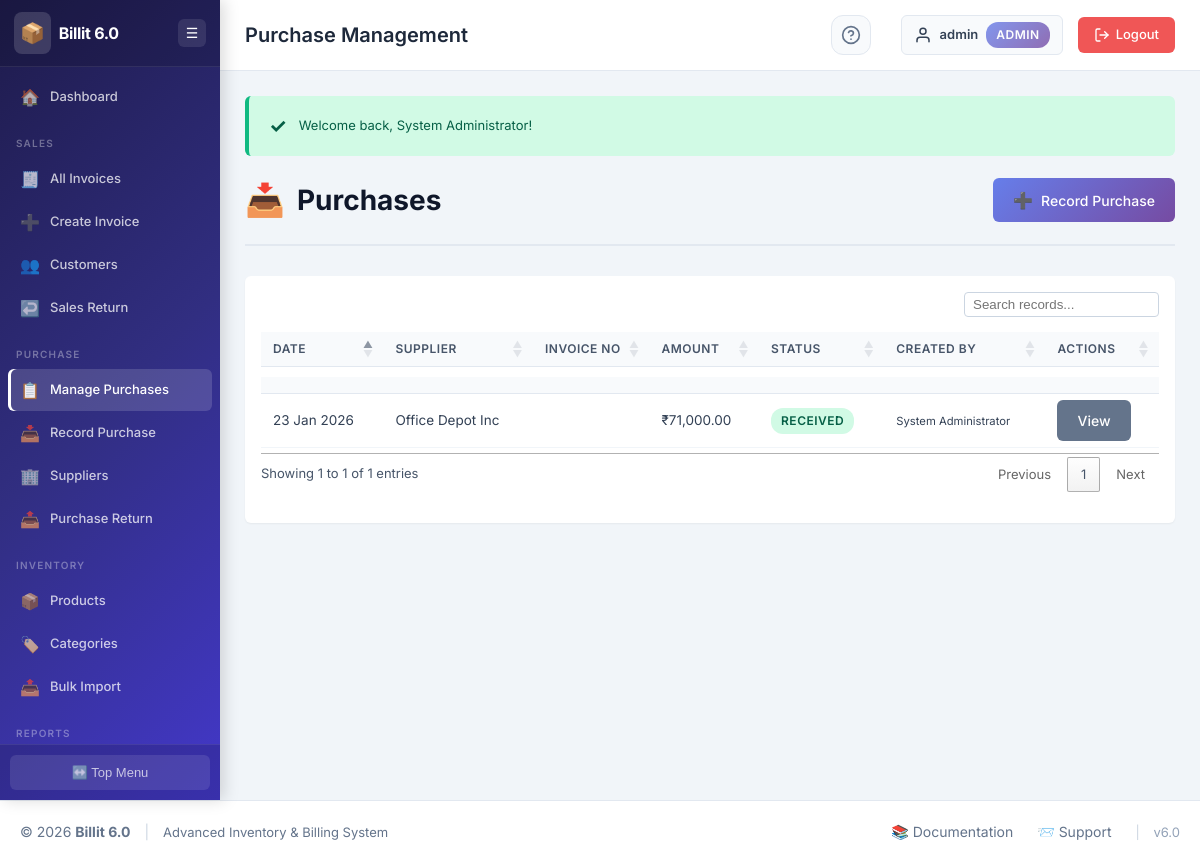
Before: /purchases/index.php (signed in) with the older database file.
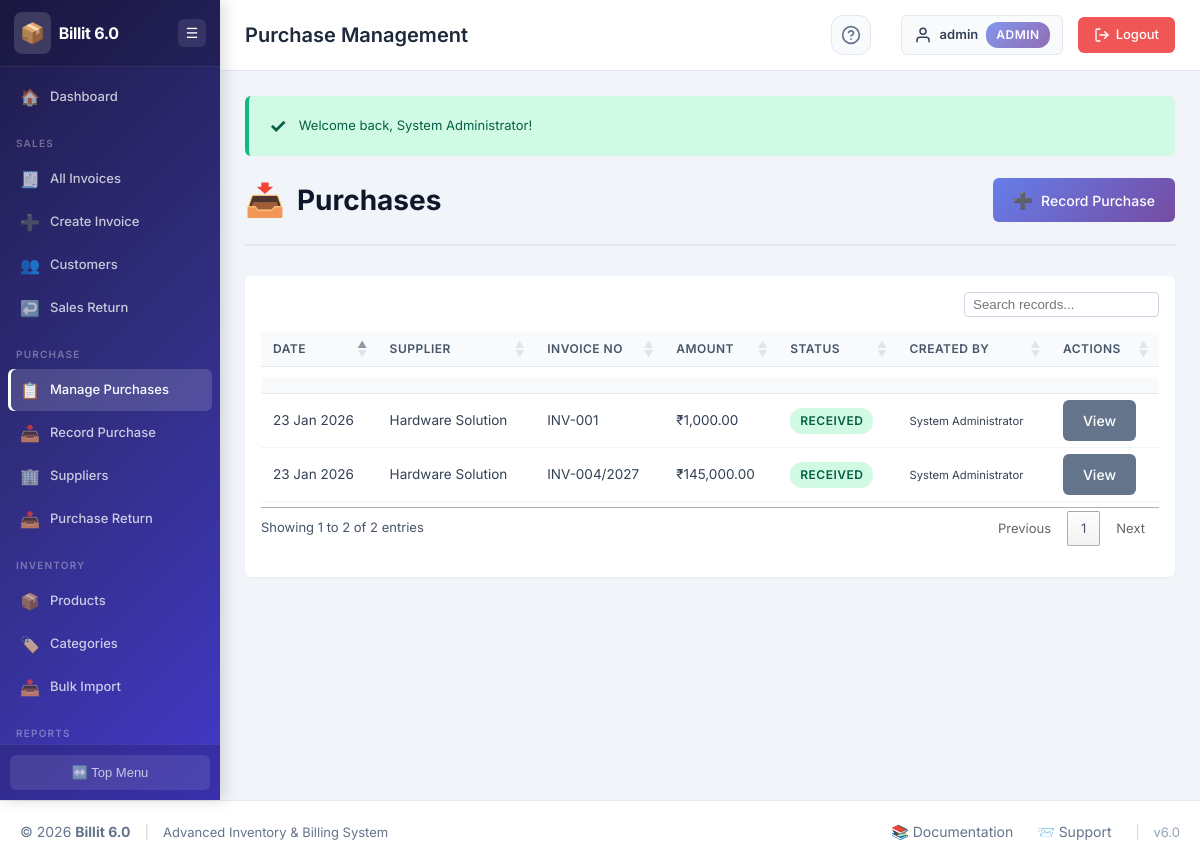
After: the same page with the newer database file.
### tables this page shows
CREATE TABLE `purchases` (
  `purchase_id` int(11) NOT NULL,
  `supplier_id` int(11) NOT NULL,
  `supplier_invoice_no` varchar(50) DEFAULT NULL,
  `purchase_date` date NOT NULL,
  `total_amount` decimal(10,2) NOT NULL DEFAULT 0.00,
  `paid_amount` decimal(10,2) DEFAULT 0.00,
  `payment_status` enum('paid','partial','unpaid') DEFAULT 'unpaid',
  `status` enum('received','pending','cancelled') DEFAULT 'received',
  `notes` text DEFAULT NULL,
  `created_at` timestamp NOT NULL DEFAULT current_timestamp(),
  `created_by` int(11) DEFAULT NULL
);

CREATE TABLE `suppliers` (
  `supplier_id` int(11) NOT NULL,
  `supplier_name` varchar(100) NOT NULL,
  `contact_person` varchar(100) DEFAULT NULL,
  `email` varchar(100) DEFAULT NULL,
  `phone` varchar(20) DEFAULT NULL,
  `address` text DEFAULT NULL,
  `city` varchar(50) DEFAULT NULL,
  `country` varchar(50) DEFAULT NULL,
  `status` enum('active','inactive') NOT NULL DEFAULT 'active',
  `created_at` timestamp NOT NULL DEFAULT current_timestamp(),
  `updated_at` timestamp NOT NULL DEFAULT current_timestamp() ON UPDATE current_timestamp()
);

CREATE TABLE `users` (
  `user_id` int(11) NOT NULL,
  `username` varchar(50) NOT NULL,
  `password` varchar(255) NOT NULL,
  `full_name` varchar(100) NOT NULL,
  `email` varchar(100) NOT NULL,
  `role` enum('admin','manager','staff') NOT NULL DEFAULT 'staff',
  `status` enum('active','inactive') NOT NULL DEFAULT 'active',
  `created_at` timestamp NOT NULL DEFAULT current_timestamp(),
  `updated_at` timestamp NOT NULL DEFAULT current_timestamp() ON UPDATE current_timestamp()
);

### purchases/index.php (the view, shortened to what this page needs)
<?php
require_once '../config/config.php';
require_once '../includes/functions.php';
require_once '../includes/header.php';
$query = "SELECT p.*, s.supplier_name, u.full_name
          FROM purchases p
          LEFT JOIN suppliers s ON p.supplier_id = s.supplier_id
          LEFT JOIN users u ON p.created_by = u.user_id
          ORDER BY p.purchase_date DESC";
$purchases = db_fetch_all($connection, $query);
?>
<div class="page-header">
    <div>
        <h2 class="page-title"><span class="page-icon">📥</span> Purchases</h2>
    </div>
    <div class="page-actions">
        <a href="create_purchase.php" class="btn btn-primary">
            <span class="btn-icon">➕</span> Record Purchase
        </a>
    </div>
</div>
<div class="card">
    <div class="card-body">
        <div class="table-responsive">
            <table class="data-table">
                <thead>
                    <tr>
                        <th>Date</th>
                        <th>Supplier</th>
                        <th>Invoice No</th>
                        <th>Amount</th>
                        <th>Status</th>
                        <th>Created By</th>
                        <th>Actions</th>
                    </tr>
                </thead>
                <tbody>
                    <?php foreach ($purchases as $p): ?>
                    <tr>
                        <td><?php echo date('d M Y', strtotime($p['purchase_date'])); ?></td>
                        <td><?php echo escape_html($p['supplier_name']); ?></td>
                        <td><?php echo escape_html($p['supplier_invoice_no']); ?></td>
                        <td>₹<?php echo number_format($p['total_amount'], 2); ?></td>
                        <td>
                            <span class="badge badge-<?php echo $p['status'] == 'received' ? 'success' : 'warning'; ?>">
                                <?php echo ucfirst($p['status']); ?>
                            </span>
                        </td>
                        <td><small><?php echo escape_html($p['full_name']); ?></small></td>
                        <td>
                            <a href="view_purchase.php?id=<?php echo $p['purchase_id']; ?>" class="btn btn-sm btn-secondary">View</a>
                        </td>
                    </tr>
                    <?php endforeach; ?>
                </tbody>
            </table>
        </div>
    </div>
</div>
<?php require_once '../includes/footer.php'; ?>

Changed rows visible on the page:
changed purchases: supplier.supplier_name "Office Depot Inc" → "Hardware Solution"; supplier_invoice_no (not shown) → "INV-001"; total_amount "71,000.00" → "1,000.00"
added purchases: purchase_date "23 Jan 2026", supplier.supplier_name "Hardware Solution", supplier_invoice_no "INV-004/2027", total_amount "145,000.00", status "RECEIVED", users.full_name "System Administrator"
Other visible differences:
text written by a page script: "Showing 1 to 1 of 1 entries Previous 1 Next" → "Showing 1 to 2 of 2 entries Previous 1 Next"
